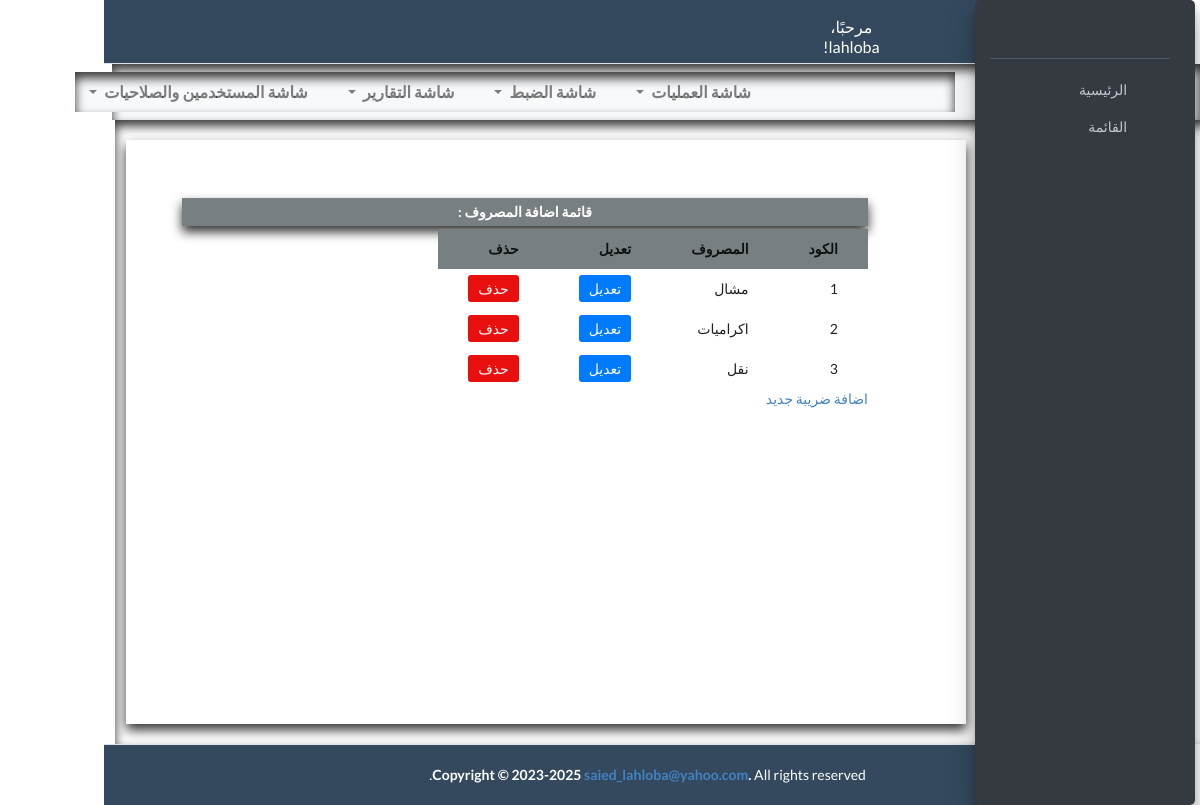
Screenshot of /systemexpensescost-list/ (signed in) with the database file from the repository.
### add_asset_invoice/models.py (models this page shows, shortened)
class SystemExpensesCost(models.Model):
    system_expenses_cost = models.CharField(max_length=100, verbose_name='اسم المصروف')

### add_asset_invoice/views.py (the view)
# urls.py: path('systemexpensescost-list/', HasPermission('screenViewCoast')(views.SystemExpensesCostList.as_view()), name='systemexpensescost-list'),
@method_decorator(login_required, name='dispatch')
class SystemExpensesCostList(ListView):
    model = SystemExpensesCost
    def get_context_data(self, **kwargs):
        context = super().get_context_data(**kwargs)
        has_permission_coast = self.request.user.userpermission_set.filter(permission="screenViewCoast").exists()
        context['has_permission_coast'] = has_permission_coast
        return context

### add_asset_invoice/context_processors.py (called while the page is built)
def user_info(request):
    user_info = {}
    if request.user.is_authenticated:
        user_info['username'] = request.user.username
    return {'user_info': user_info}

### templates/add_asset_invoice/systemexpensescost_list.html (shortened to what this page needs)
{% extends "base.html" %}
{% block content %}
<div class="container">
    <div style="direction: rtl;" class="col-12  container_group">
        <div  class="content-wrapper p-5">
            <h5 class="adress_name">قائمة اضافة المصروف : </h5>
            <ul  class="">
                <table class="table-expe">
                    <tr>
                        <th>الكود</th>
                        <th>المصروف</th>
                        <th>تعديل</th>
                        <th>حذف</th>
                    </tr>
                    {% for field in object_list %}
                    <tr>
                        <li class="row-1">
                            <td><span>{{ field.pk }}</span></td>
                            <td><span>{{ field.system_expenses_cost }}</span></td>
                            <td><a class=" coll-1 edit" href="{% url 'systemexpenses_cost_update' field.pk %}">تعديل</a></td>
                            <td><a class="coll-2 delete" href="{% url 'systemexpenses_cost_delete' field.pk %}">حذف</a></td>
                        </li>
                    </tr>
                    {% empty %}
                    <li>No profile yet.</li>
                    {% endfor %}
                </table>
            </ul>
            <p>
                <a href="{% url 'systemexpenses_cost' %}">اضافة ضريبة جديد </a>
            </p>
        </div>
    </div>
</div>
{% endblock %}

### templates/parts/nav.html
<nav class="header main-header navbar navbar-expand navbar-white navbar-light">
  <ul class="navbar-nav">
      <li class="nav-item">
          <a class="nav-link" data-widget="pushmenu" href="#"><i class="fas fa-bars"></i></a>
      </li>
      <li class="nav-item d-none d-sm-inline-block">
          {% if user_info.username %}
              <a href="{% url 'index' %}" class="header nav-link"><span>مرحبًا، {{ user_info.username }}!</span></a>
          {% endif %}
      </li>
  </ul>
</nav>

### asset_management_system/static/css/style.css (style rules this page uses)
.p-5 { padding: 3rem !important; padding-right: 7rem !important; }
th { position: sticky; top: 0; background-color: hsl(200, 4%, 49%); z-index: 1; }
.main-header .nav-link { height: 3.5rem; position: relative; }
.main-header { margin-right: 226px !important; }
table td, table th { white-space: wrap; }
table { width: 100%; border-collapse: collapse; display: table-cell; }
.container { display: inline-flex; position: relative; right: -64px; background-color: #fff; box-shadow: 0 0 5px rgba(0, 0, 0, 0.1); width: 100%; margin: 0 auto; padding: 20px; max-width: none; width: 94vw; box-shadow: inset 0px 6px 11px 0px rgba(0, 0, 0, 0.8); }
.adress_name { display: inline-block; width: 98%; background-color: hsl(200, 4%, 49%); color: #fff; margin-bottom: 3px; text-align: center; font-weight: bold; padding: 5px; margin-top: 16px !important; box-shadow: 0px 6px 11px 0px rgba(0, 0, 0, 0.8); }
.header { background-color: #34495e; color: #fff !important; text-align: center; padding-right: 10px; width: 86%; }
ul { margin: 0; padding: 0; list-style: none; }
.row-1 { display: flex; justify-content: space-between; align-items: center; margin-bottom: 0px; }
.edit, .delete { text-decoration: none; padding: 5px 10px; background-color: #007bff; color: #fff; border-radius: 3px; }
.delete { background-color: #e90f0f; }
p { margin-top: 10px; }
a { color: #007bff; text-decoration: none; }
p { margin-bottom: 20px; }
.table-expe tr th, .table-expe tr td { padding: 10px 30px; }
.navbar-nav .nav-link { font-size: 16px; color: #333; padding: 10px 20px; transition: background-color 0.2s, color 0.2s; }
.content-wrapper { padding: 3rem; }
.content-wrapper { padding: 0; margin: 0; padding-right: 23px; width: 80vw !important; height: 73vh !important; max-width: 70vw; min-height: 50% !important; background-color: #fff; box-shadow: 0 0 5px rgba(0, 0, 0, 0.1); box-shadow: 0px 6px 11px 0px rgba(0, 0, 0, 0.8); }
.navbar-expand .navbar-nav { margin-right: 178px; }
body:not(.sidebar-mini-md) .main-footer, body:not(.sidebar-mini-md) .main-header { margin-right: 4.6rem!important; }

### rows the page displays
SystemExpensesCost: pk "1", system_expenses_cost "مشال"
SystemExpensesCost: pk "2", system_expenses_cost "اكراميات"
SystemExpensesCost: pk "3", system_expenses_cost "نقل"

### other values shown
{{ user_info.username }} "lahloba"
